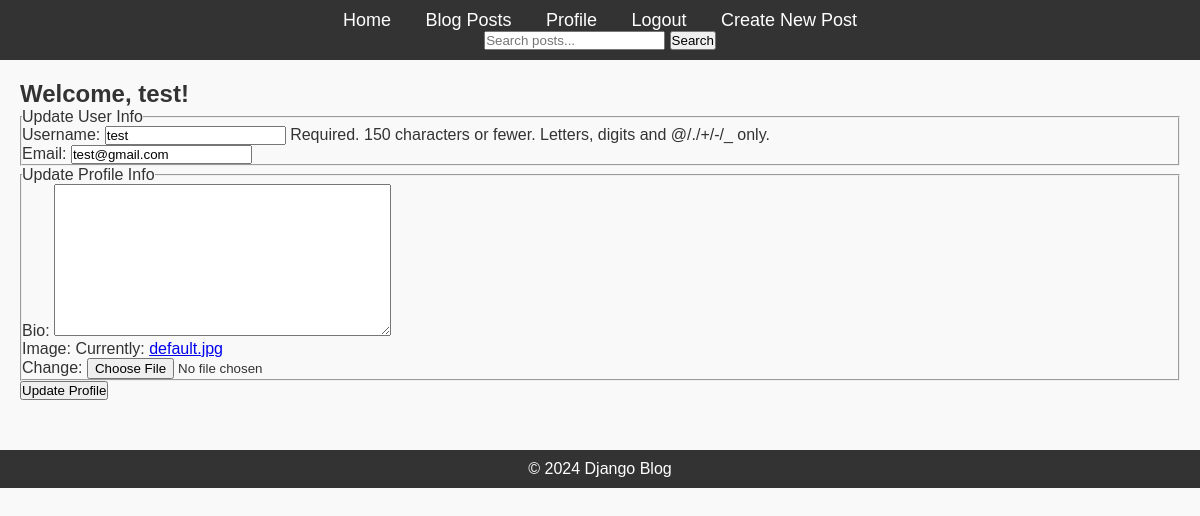
/profile/ (signed in), run on an earlier commit of the app's database.
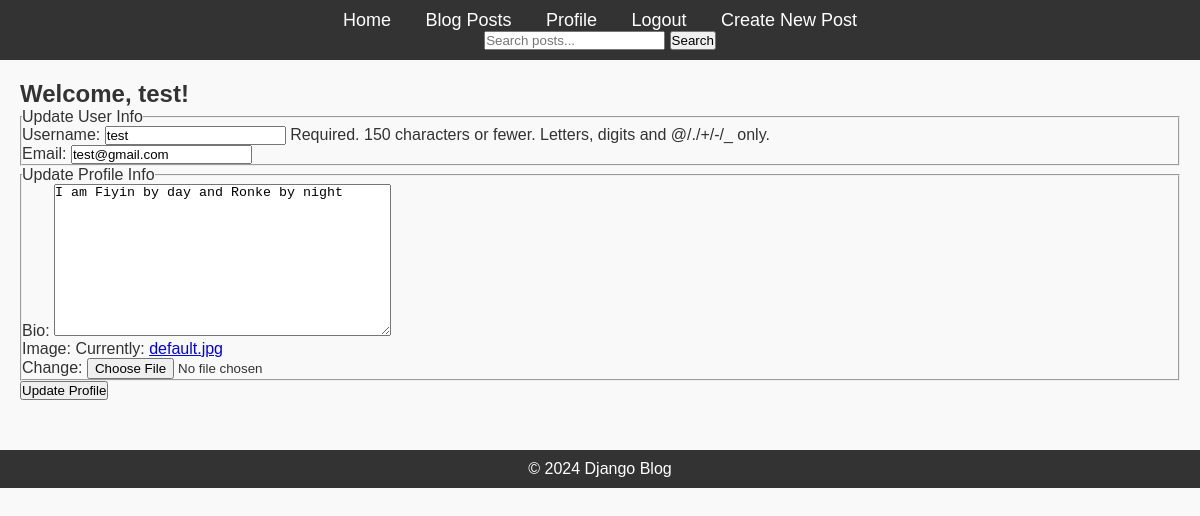
And on a later commit of the database.
### blog/models.py (models this page shows, shortened)
class Profile(models.Model):
    user = models.OneToOneField(User, on_delete=models.CASCADE)
    bio = models.TextField(blank=True, null=True)
    image = models.ImageField(default='default.jpg', upload_to='profile_pics')

### blog/views.py (the view)
# urls.py: path('profile/', views.profile_view, name='profile'),
@login_required
def profile_view(request):
    if request.method == 'POST':
        user_form = UserUpdateForm(request.POST, instance=request.user)
        profile_form = ProfileUpdateForm(request.POST, request.FILES, instance=request.user.profile)
        if user_form.is_valid() and profile_form.is_valid():
            user_form.save()
            profile_form.save()
            messages.success(request, 'Your profile has been updated!')
            return redirect('profile')
    else:
        user_form = UserUpdateForm(instance=request.user)
        profile_form = ProfileUpdateForm(instance=request.user.profile)
    return render(request, 'blog/profile.html', {
        'user_form': user_form,
        'profile_form': profile_form
    })

### blog/forms.py
class UserUpdateForm(forms.ModelForm):
    email = forms.EmailField(required=True)
    class Meta:
        model = User
        fields = ['username', 'email']

class ProfileUpdateForm(forms.ModelForm):
    class Meta:
        model = Profile
        fields = ['bio', 'image']

### blog/templates/blog/profile.html (shortened to what this page needs)
{% extends "blog/base.html" %}
{% block content %}
<h2>Welcome, {{ user.username }}!</h2>
<form method="POST" enctype="multipart/form-data">
    <fieldset>
        <legend>Update User Info</legend>
        {{ user_form.as_p }}
    </fieldset>
    <fieldset>
        <legend>Update Profile Info</legend>
        {{ profile_form.as_p }}
    </fieldset>
    <button type="submit">Update Profile</button>
</form>
{% endblock %}

### blog/templates/blog/base.html (shortened to what this page needs)
{% load static %}
<!DOCTYPE html>
<html lang="en">
<head>
    <link rel="stylesheet" href="{% static 'css/styles.css' %}">
</head>
<body>
    <header>
        <nav>
            <ul>
                <li><a href="{% url 'home' %}">Home</a></li>
                <li><a href="{% url 'posts-list' %}">Blog Posts</a></li>
                {% if user.is_authenticated %}
                    <li><a href="{% url 'profile' %}">Profile</a></li>
                    <li><a href="{% url 'logout' %}">Logout</a></li>
                    <li><a href="{% url 'post_create' %}">Create New Post</a></li>
                {% else %}
                    <li><a href="{% url 'login' %}">Login</a></li>
                    <li><a href="{% url 'register' %}">Register</a></li>
                {% endif %}
            </ul>
            <form method="get" action="{% url 'search-posts' %}">
                <input type="text" name="q" placeholder="Search posts...">
                <button type="submit">Search</button>
            </form>
        </nav>
    </header>
    <div class="content">
        {% block content %}{% endblock %}
    </div>
    <footer>
        <p>&copy; 2024 Django Blog</p>
    </footer>
</body>
</html>

### blog/static/css/styles.css (style rules this page uses)
* { margin: 0; padding: 0; box-sizing: border-box; }
body { font-family: Arial, sans-serif; background-color: #f9f9f9; color: #333; }
header { background-color: #333; padding: 10px; text-align: center; }
header nav ul { list-style-type: none; }
header nav ul li { display: inline; margin: 0 15px; }
header nav ul li a { color: white; text-decoration: none; font-size: 18px; }
.content { margin: 20px; }
footer { text-align: center; margin-top: 50px; padding: 10px; background-color: #333; color: white; }

What changed in the data, as far as the page shows it:
changed Profile: bio (not shown) → "I am Fiyin by day and Ronke by night"
